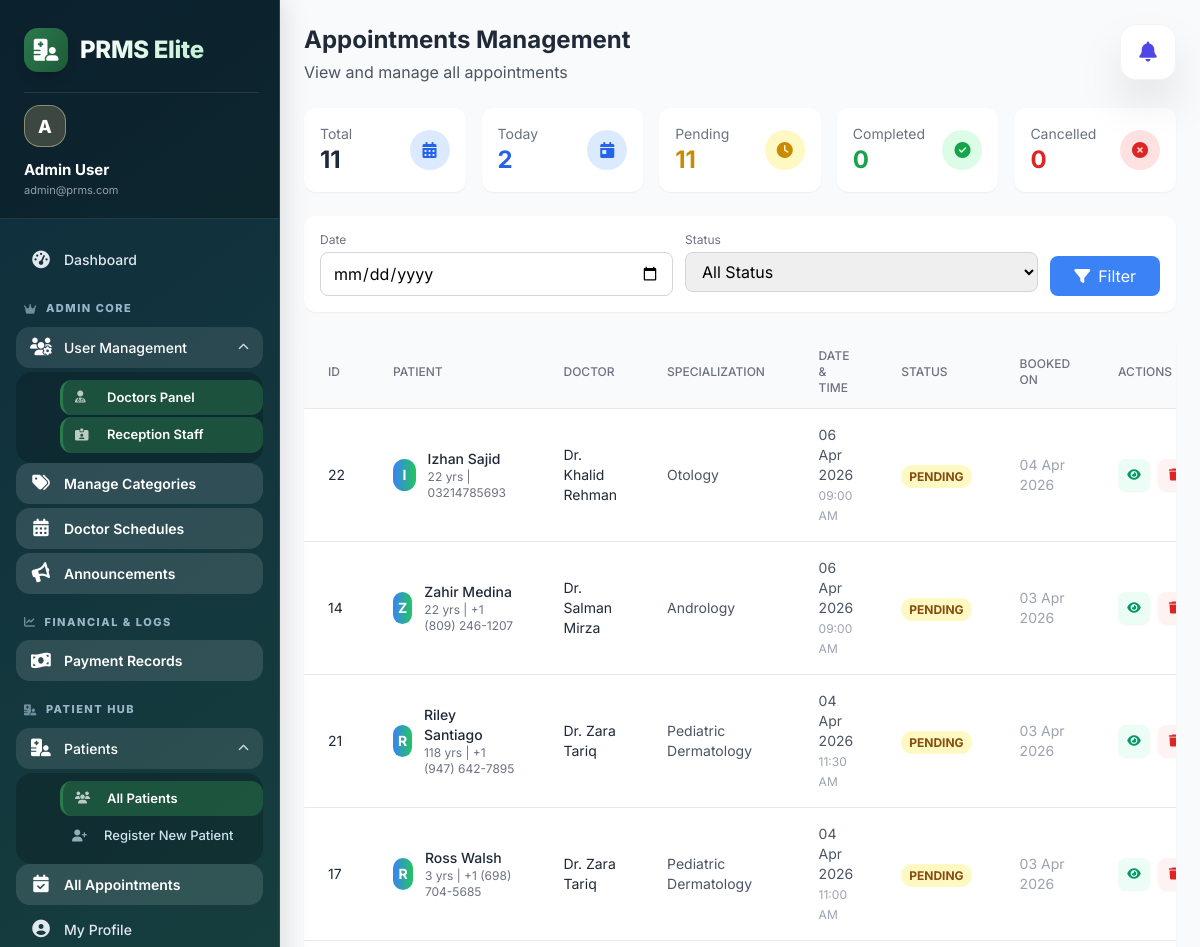
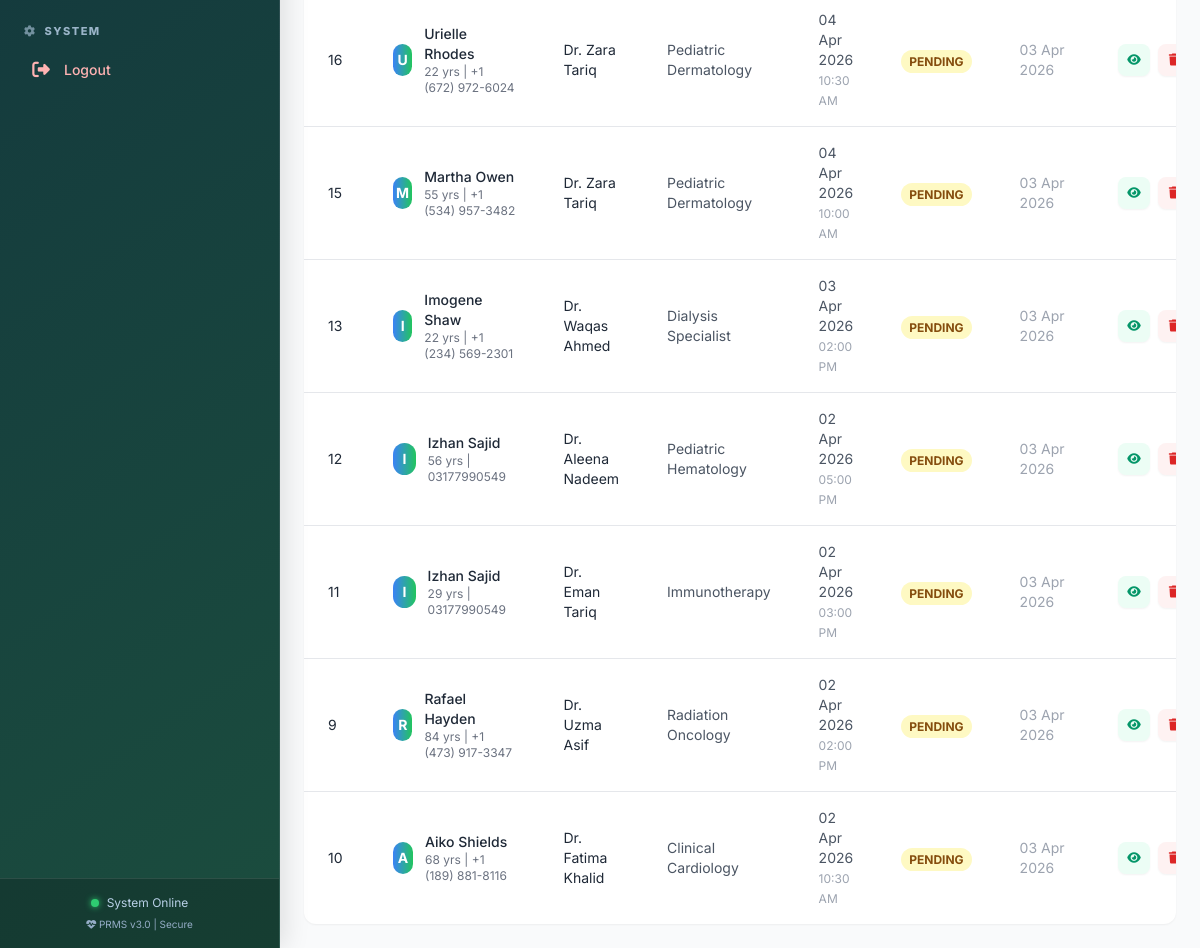
/admin/appointments/index.php (signed in), run on the app's committed database (2 pictures, top to bottom).
### tables this page shows
CREATE TABLE `appointments` (
  `id` int(11) NOT NULL,
  `patient_id` int(11) DEFAULT NULL,
  `doctor_id` int(11) DEFAULT NULL,
  `appointment_date` datetime DEFAULT NULL,
  `symptoms` text DEFAULT NULL,
  `category_id` int(11) DEFAULT NULL,
  `consultation_fee` decimal(10,2) DEFAULT 0.00,
  `shift_type` varchar(20) DEFAULT NULL,
  `time_slot` varchar(50) DEFAULT NULL,
  `patient_number` int(11) DEFAULT 0,
  `status` enum('pending','completed','cancelled') DEFAULT 'pending',
  `created_at` timestamp NOT NULL DEFAULT current_timestamp()
);

CREATE TABLE `patients` (
  `id` int(11) NOT NULL,
  `name` varchar(100) DEFAULT NULL,
  `age` int(11) DEFAULT NULL,
  `weight` decimal(5,2) DEFAULT NULL,
  `disease` int(11) DEFAULT NULL,
  `gender` enum('male','female','other') DEFAULT NULL,
  `phone` varchar(20) DEFAULT NULL,
  `address` text DEFAULT NULL,
  `blood_group` varchar(10) DEFAULT NULL,
  `status` enum('active','inactive') DEFAULT 'active',
  `created_at` timestamp NOT NULL DEFAULT current_timestamp()
);

CREATE TABLE `users` (
  `id` int(11) NOT NULL,
  `role_id` int(11) DEFAULT NULL,
  `name` varchar(100) DEFAULT NULL,
  `email` varchar(100) DEFAULT NULL,
  `phone` varchar(20) DEFAULT NULL,
  `password` varchar(100) DEFAULT NULL,
  `status` enum('active','inactive') DEFAULT 'active',
  `created_at` timestamp NOT NULL DEFAULT current_timestamp(),
  `updated_at` timestamp NULL DEFAULT NULL
);

CREATE TABLE `doctors` (
  `id` int(11) NOT NULL,
  `user_id` int(11) DEFAULT NULL,
  `specialization` varchar(100) DEFAULT NULL,
  `category_id` int(11) DEFAULT NULL,
  `status` enum('active','inactive') DEFAULT 'active',
  `consultation_fee` decimal(10,2) DEFAULT 500.00,
  `max_patients` int(11) DEFAULT 20,
  `experience_years` int(11) DEFAULT 0,
  `qualification` varchar(255) DEFAULT NULL,
  `about` text DEFAULT NULL,
  `created_at` timestamp NOT NULL DEFAULT current_timestamp(),
  `updated_at` timestamp NOT NULL DEFAULT current_timestamp() ON UPDATE current_timestamp()
);

### admin/appointments/index.php (the view, shortened to what this page needs)
<?php
require_once '../../config/db.php';
$date_filter = isset($_GET['date']) ? mysqli_real_escape_string($conn, $_GET['date']) : '';
$where_clause = '';
$query = "SELECT a.*,
          p.name as patient_name, p.phone as patient_phone, p.age as patient_age,
          u.name as doctor_name, d.specialization
          FROM appointments a
          JOIN patients p ON a.patient_id = p.id
          JOIN doctors d ON a.doctor_id = d.id
          JOIN users u ON d.user_id = u.id
          $where_clause
          ORDER BY a.appointment_date DESC, a.created_at DESC";
$result = mysqli_query($conn, $query);
$total_query = "SELECT COUNT(*) as total FROM appointments";
$total_result = mysqli_query($conn, $total_query);
$total_appointments = mysqli_fetch_assoc($total_result)['total'];
$pending_query = "SELECT COUNT(*) as total FROM appointments WHERE status = 'pending'";
$pending_result = mysqli_query($conn, $pending_query);
$pending_appointments = mysqli_fetch_assoc($pending_result)['total'];
$completed_query = "SELECT COUNT(*) as total FROM appointments WHERE status = 'completed'";
$completed_result = mysqli_query($conn, $completed_query);
$completed_appointments = mysqli_fetch_assoc($completed_result)['total'];
$cancelled_query = "SELECT COUNT(*) as total FROM appointments WHERE status = 'cancelled'";
$cancelled_result = mysqli_query($conn, $cancelled_query);
$cancelled_appointments = mysqli_fetch_assoc($cancelled_result)['total'];
$today_date = date('Y-m-d');
$today_query = "SELECT COUNT(*) as total FROM appointments WHERE DATE(appointment_date) = '$today_date'";
$today_result = mysqli_query($conn, $today_query);
$today_appointments = mysqli_fetch_assoc($today_result)['total'];
include '../../includes/header.php';
include '../../includes/sidebar.php';
?>
<div class="flex-1 overflow-y-auto bg-gray-50">
    <div class="p-6">
        <div class="mb-6">
            <h1 class="text-2xl font-bold text-gray-800">Appointments Management</h1>
            <p class="text-gray-600 mt-1">View and manage all appointments</p>
        </div>
        <div class="grid grid-cols-1 md:grid-cols-2 lg:grid-cols-5 gap-4 mb-6">
            <div class="bg-white rounded-xl shadow-sm p-4">
                <div class="flex items-center justify-between">
                    <div>
                        <p class="text-gray-500 text-sm">Total</p>
                        <p class="text-2xl font-bold text-gray-800"><?php echo $total_appointments; ?></p>
                    </div>
                    <div class="w-10 h-10 bg-blue-100 rounded-full flex items-center justify-center">
                        <i class="fas fa-calendar-alt text-blue-600"></i>
                    </div>
                </div>
            </div>
            <div class="bg-white rounded-xl shadow-sm p-4">
                <div class="flex items-center justify-between">
                    <div>
                        <p class="text-gray-500 text-sm">Today</p>
                        <p class="text-2xl font-bold text-blue-600"><?php echo $today_appointments; ?></p>
                    </div>
                    <div class="w-10 h-10 bg-blue-100 rounded-full flex items-center justify-center">
                        <i class="fas fa-calendar-day text-blue-600"></i>
                    </div>
                </div>
            </div>
            <div class="bg-white rounded-xl shadow-sm p-4">
                <div class="flex items-center justify-between">
                    <div>
                        <p class="text-gray-500 text-sm">Pending</p>
                        <p class="text-2xl font-bold text-yellow-600"><?php echo $pending_appointments; ?></p>
                    </div>
                    <div class="w-10 h-10 bg-yellow-100 rounded-full flex items-center justify-center">
                        <i class="fas fa-clock text-yellow-600"></i>
                    </div>
                </div>
            </div>
            <div class="bg-white rounded-xl shadow-sm p-4">
                <div class="flex items-center justify-between">
                    <div>
                        <p class="text-gray-500 text-sm">Completed</p>
                        <p class="text-2xl font-bold text-green-600"><?php echo $completed_appointments; ?></p>
                    </div>
                    <div class="w-10 h-10 bg-green-100 rounded-full flex items-center justify-center">
                        <i class="fas fa-check-circle text-green-600"></i>
                    </div>
                </div>
            </div>
            <div class="bg-white rounded-xl shadow-sm p-4">
                <div class="flex items-center justify-between">
                    <div>
                        <p class="text-gray-500 text-sm">Cancelled</p>
                        <p class="text-2xl font-bold text-red-600"><?php echo $cancelled_appointments; ?></p>
                    </div>
                    <div class="w-10 h-10 bg-red-100 rounded-full flex items-center justify-center">
                        <i class="fas fa-times-circle text-red-600"></i>
                    </div>
                </div>
            </div>
        </div>
        <div class="bg-white rounded-xl shadow-sm p-4 mb-6">
            <form method="GET" action="" class="flex flex-wrap gap-3">
                <div class="flex-1 min-w-[200px]">
                    <label class="block text-xs text-gray-500 mb-1">Date</label>
                    <input type="date" name="date" value="<?php echo htmlspecialchars($date_filter); ?>"
                        class="w-full px-3 py-2 border border-gray-300 rounded-lg focus:outline-none focus:border-blue-500">
                </div>
                <div class="flex-1 min-w-[150px]">
                    <label class="block text-xs text-gray-500 mb-1">Status</label>
                    <select name="status" class="w-full px-3 py-2 border border-gray-300 rounded-lg focus:outline-none focus:border-blue-500">
                        <option value="">All Status</option>
                    </select>
                </div>
                <div class="flex items-end gap-2">
                    <button type="submit" class="px-6 py-2 bg-blue-500 text-white rounded-lg hover:bg-blue-600 transition">
                        <i class="fas fa-filter mr-2"></i>Filter
                    </button>
                </div>
            </form>
        </div>
        <div class="bg-white rounded-xl shadow-sm overflow-hidden">
            <div class="overflow-x-auto">
                <table class="w-full">
                    <thead class="bg-gray-50 border-b">
                        <tr>
                            <th class="px-6 py-3 text-left text-xs font-medium text-gray-500 uppercase">ID</th>
                            <th class="px-6 py-3 text-left text-xs font-medium text-gray-500 uppercase">Patient</th>
                            <th class="px-6 py-3 text-left text-xs font-medium text-gray-500 uppercase">Doctor</th>
                            <th class="px-6 py-3 text-left text-xs font-medium text-gray-500 uppercase">Specialization</th>
                            <th class="px-6 py-3 text-left text-xs font-medium text-gray-500 uppercase">Date & Time</th>
                            <th class="px-6 py-3 text-left text-xs font-medium text-gray-500 uppercase">Status</th>
                            <th class="px-6 py-3 text-left text-xs font-medium text-gray-500 uppercase">Booked On</th>
                            <th class="px-6 py-3 text-left text-xs font-medium text-gray-500 uppercase">Actions</th>
                        </tr>
                    </thead>
                    <tbody class="divide-y divide-gray-200">
                        <?php if (mysqli_num_rows($result) > 0): ?>
                            <?php while ($appointment = mysqli_fetch_assoc($result)): ?>
                                <tr class="hover:bg-gray-50 transition">
                                    <td class="px-6 py-4 text-sm text-gray-800"><?php echo $appointment['id']; ?></td>
                                    <td class="px-6 py-4">
                                        <div class="flex items-center">
                                            <div class="w-8 h-8 rounded-full bg-gradient-to-r from-blue-500 to-green-500 flex items-center justify-center text-white text-sm font-bold">
                                                <?php echo strtoupper(substr($appointment['patient_name'], 0, 1)); ?>
                                            </div>
                                            <div class="ml-3">
                                                <p class="text-sm font-medium text-gray-800"><?php echo htmlspecialchars($appointment['patient_name']); ?></p>
                                                <p class="text-xs text-gray-500"><?php echo $appointment['patient_age']; ?> yrs | <?php echo $appointment['patient_phone']; ?></p>
                                            </div>
                                        </div>
                                    </td>
                                    <td class="px-6 py-4 text-sm text-gray-800"><?php echo htmlspecialchars($appointment['doctor_name']); ?></td>
                                    <td class="px-6 py-4 text-sm text-gray-600"><?php echo htmlspecialchars($appointment['specialization']); ?></td>
                                    <td class="px-6 py-4 text-sm text-gray-600">
                                        <?php echo date('d M Y', strtotime($appointment['appointment_date'])); ?><br>
                                        <span class="text-xs text-gray-400"><?php echo date('h:i A', strtotime($appointment['appointment_date'])); ?></span>
                                    </td>
                                    <td class="px-6 py-4">
                                         <span class="px-2 py-1 text-xs rounded-full font-bold uppercase
                                             <?php echo $appointment['status'] == 'completed' ? 'bg-green-100 text-green-800' : ($appointment['status'] == 'pending' ? 'bg-yellow-100 text-yellow-800' : 'bg-red-100 text-red-800'); ?>">
                                             <?php echo $appointment['status']; ?>
                                         </span>
                                     </td>
                                     <td class="px-6 py-4 text-sm text-gray-400">
                                         <?php echo date('d M Y', strtotime($appointment['created_at'])); ?>
                                     </td>
                                     <td class="px-6 py-4">
                                         <div class="flex items-center justify-center gap-2">
                                             <button onclick="viewAppointment(<?php echo $appointment['id']; ?>, '<?php echo htmlspecialchars($appointment['patient_name']); ?>', '<?php echo htmlspecialchars($appointment['doctor_name']); ?>', '<?php echo $appointment['appointment_date']; ?>')"
                                                 class="w-8 h-8 flex items-center justify-center rounded-lg bg-emerald-50 text-emerald-600 hover:bg-emerald-600 hover:text-white transition-all shadow-sm" title="View Details">
                                                 <i class="fas fa-eye text-xs"></i>
                                             </button>
                                             <button onclick="confirmDelete(<?php echo $appointment['id']; ?>, '<?php echo htmlspecialchars($appointment['patient_name']); ?>')"
                                                 class="w-8 h-8 flex items-center justify-center rounded-lg bg-red-50 text-red-600 hover:bg-red-600 hover:text-white transition-all shadow-sm" title="Delete">
                                                 <i class="fas fa-trash text-xs"></i>
                                             </button>
                                         </div>
                                     </td>
                                </tr>
                            <?php endwhile; ?>
                        <?php endif; ?>
                    </tbody>
                </table>
            </div>
        </div>
    </div>
</div>

### includes/header.php (style rules this page uses)
* { font-family: 'Inter', sans-serif; }

### includes/sidebar.php (style rules this page uses)
:root { --primary-blue: #3b82f6; --primary-green: #10b981; --primary-gradient: linear-gradient(135deg, #1e3a5f 0%, #2b7a4b 100%); --sidebar-bg: linear-gradient(145deg, #0f2c3d 0%, #1b4d3e 100%); --nav-text: #e2e8f0; --nav-active-bg: rgba(255, 255, 255, 0.12); --nav-active-text: #ffffff; --hover-bg: rgba(255, 255, 255, 0.08); --border-color: rgba(255, 255, 255, 0.1); }
body { margin-left: 280px; }

### data on the page
appointments: id "22", patient.name "I", patient.name "Izhan Sajid", patient.age "22", patient.phone "03214785693", users.name "Dr. Khalid Rehman", doctor.specialization "Otology", appointment_date "06 Apr 2026", appointment_date "09:00 AM", status "PENDING", created_at "04 Apr 2026"
appointments: id "14", patient.name "Z", patient.name "Zahir Medina", patient.age "22", patient.phone "+1 (809) 246-1207", users.name "Dr. Salman Mirza", doctor.specialization "Andrology", appointment_date "06 Apr 2026", appointment_date "09:00 AM", status "PENDING", created_at "03 Apr 2026"
appointments: id "21", patient.name "R", patient.name "Riley Santiago", patient.age "118", patient.phone "+1 (947) 642-7895", users.name "Dr. Zara Tariq", doctor.specialization "Pediatric Dermatology", appointment_date "04 Apr 2026", appointment_date "11:30 AM", status "PENDING", created_at "03 Apr 2026"
appointments: id "17", patient.name "R", patient.name "Ross Walsh", patient.age "3", patient.phone "+1 (698) 704-5685", users.name "Dr. Zara Tariq", doctor.specialization "Pediatric Dermatology", appointment_date "04 Apr 2026", appointment_date "11:00 AM", status "PENDING", created_at "03 Apr 2026"
appointments: id "16", patient.name "U", patient.name "Urielle Rhodes", patient.age "22", patient.phone "+1 (672) 972-6024", users.name "Dr. Zara Tariq", doctor.specialization "Pediatric Dermatology", appointment_date "04 Apr 2026", appointment_date "10:30 AM", status "PENDING", created_at "03 Apr 2026"
appointments: id "15", patient.name "M", patient.name "Martha Owen", patient.age "55", patient.phone "+1 (534) 957-3482", users.name "Dr. Zara Tariq", doctor.specialization "Pediatric Dermatology", appointment_date "04 Apr 2026", appointment_date "10:00 AM", status "PENDING", created_at "03 Apr 2026"
appointments: id "13", patient.name "I", patient.name "Imogene Shaw", patient.age "22", patient.phone "+1 (234) 569-2301", users.name "Dr. Waqas Ahmed", doctor.specialization "Dialysis Specialist", appointment_date "03 Apr 2026", appointment_date "02:00 PM", status "PENDING", created_at "03 Apr 2026"
appointments: id "12", patient.name "I", patient.name "Izhan Sajid", patient.age "56", patient.phone "03177990549", users.name "Dr. Aleena Nadeem", doctor.specialization "Pediatric Hematology", appointment_date "02 Apr 2026", appointment_date "05:00 PM", status "PENDING", created_at "03 Apr 2026"
appointments: id "11", patient.name "I", patient.name "Izhan Sajid", patient.age "29", patient.phone "03177990549", users.name "Dr. Eman Tariq", doctor.specialization "Immunotherapy", appointment_date "02 Apr 2026", appointment_date "03:00 PM", status "PENDING", created_at "03 Apr 2026"
appointments: id "9", patient.name "R", patient.name "Rafael Hayden", patient.age "84", patient.phone "+1 (473) 917-3347", users.name "Dr. Uzma Asif", doctor.specialization "Radiation Oncology", appointment_date "02 Apr 2026", appointment_date "02:00 PM", status "PENDING", created_at "03 Apr 2026"
appointments: id "10", patient.name "A", patient.name "Aiko Shields", patient.age "68", patient.phone "+1 (189) 881-8116", users.name "Dr. Fatima Khalid", doctor.specialization "Clinical Cardiology", appointment_date "02 Apr 2026", appointment_date "10:30 AM", status "PENDING", created_at "03 Apr 2026"

### other printed values
$user_avatar "A"
$user_name "Admin User"
$user_email "admin@prms.com"
$total_appointments "11"
$today_appointments "2"
$pending_appointments "11"
$completed_appointments "0"
$cancelled_appointments "0"
